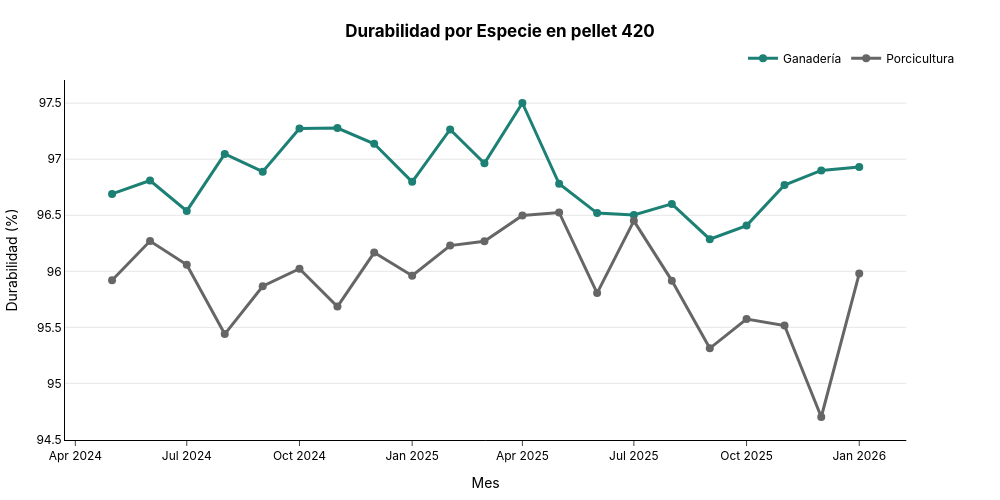

This figure's notebook cell:
### Code cell
f_pdi_pellet420_especie = plot_line(
    by_month_pellet_especie[by_month_pellet_especie["pellet"] == "pellet 420"], 
    x_col="year_month"
    , y_col="durability_pct",
     group_col="especie",
 title='Durabilidad por Especie en pellet 420',
 x_title='Mes', 
 y_title="Durabilidad (%)")
f_pdi_pellet420_especie.show()

s3.save_plotly_html(f_pdi_pellet420_especie, "f_pdi_pellet420_especie.html")

### Figure 1 — Plotly figure (JSON) as saved in the notebook; plotly's stock layout.template omitted (floating-point values rounded to 4 significant figures)
{"data": [{"hovertemplate": "<b>%{y:.1f}</b><extra></extra>", "line": {"color": "#1C8074", "shape": "linear", "width": 3}, "marker": {"color": "#1C8074", "size": 8}, "mode": "lines+markers", "name": "Ganadería", "type": "scatter", "x": ["2024-05", "2024-06", "2024-07", "2024-08", "2024-09", "2024-10", "2024-11", "2024-12", "2025-01", "2025-02", "2025-03", "2025-04", "2025-05", "2025-06", "2025-07", "2025-08", "2025-09", "2025-10", "2025-11", "2025-12", "2026-01"], "xaxis": "x", "y": [96.69, 96.81, 96.54, 97.05, 96.89, 97.27, 97.28, 97.14, 96.8, 97.27, 96.96, 97.5, 96.78, 96.52, 96.5, 96.6, 96.29, 96.41, 96.77, 96.9, 96.93], "yaxis": "y"}, {"hovertemplate": "<b>%{y:.1f}</b><extra></extra>", "line": {"color": "#666666", "shape": "linear", "width": 3}, "marker": {"color": "#666666", "size": 8}, "mode": "lines+markers", "name": "Porcicultura", "type": "scatter", "x": ["2024-05", "2024-06", "2024-07", "2024-08", "2024-09", "2024-10", "2024-11", "2024-12", "2025-01", "2025-02", "2025-03", "2025-04", "2025-05", "2025-06", "2025-07", "2025-08", "2025-09", "2025-10", "2025-11", "2025-12", "2026-01"], "xaxis": "x", "y": [95.92, 96.27, 96.06, 95.44, 95.87, 96.02, 95.68, 96.17, 95.96, 96.23, 96.27, 96.5, 96.53, 95.81, 96.45, 95.92, 95.31, 95.57, 95.52, 94.7, 95.98], "yaxis": "y"}], "layout": {"font": {"color": "black", "family": "Inter, Arial, sans-serif"}, "height": 500, "hovermode": "x unified", "legend": {"orientation": "h", "x": 1, "xanchor": "right", "y": 1.02, "yanchor": "bottom"}, "margin": {"b": 40, "l": 40, "r": 40, "t": 80}, "paper_bgcolor": "rgba(0,0,0,0)", "plot_bgcolor": "rgba(0,0,0,0)", "title": {"text": "<b>Durabilidad por Especie en pellet 420<b>", "x": 0.5, "xanchor": "center", "y": 0.95, "yanchor": "top"}, "width": 1000, "xaxis": {"anchor": "y", "domain": [0, 0.94], "linecolor": "black", "linewidth": 1, "showline": true, "ticks": "outside", "title": {"text": "Mes"}}, "yaxis": {"anchor": "x", "domain": [0, 1], "gridcolor": "rgba(0,0,0,0.1)", "linecolor": "black", "linewidth": 1, "showgrid": true, "showline": true, "title": {"text": "Durabilidad (%)"}}, "yaxis2": {"anchor": "x", "overlaying": "y", "side": "right"}}}
